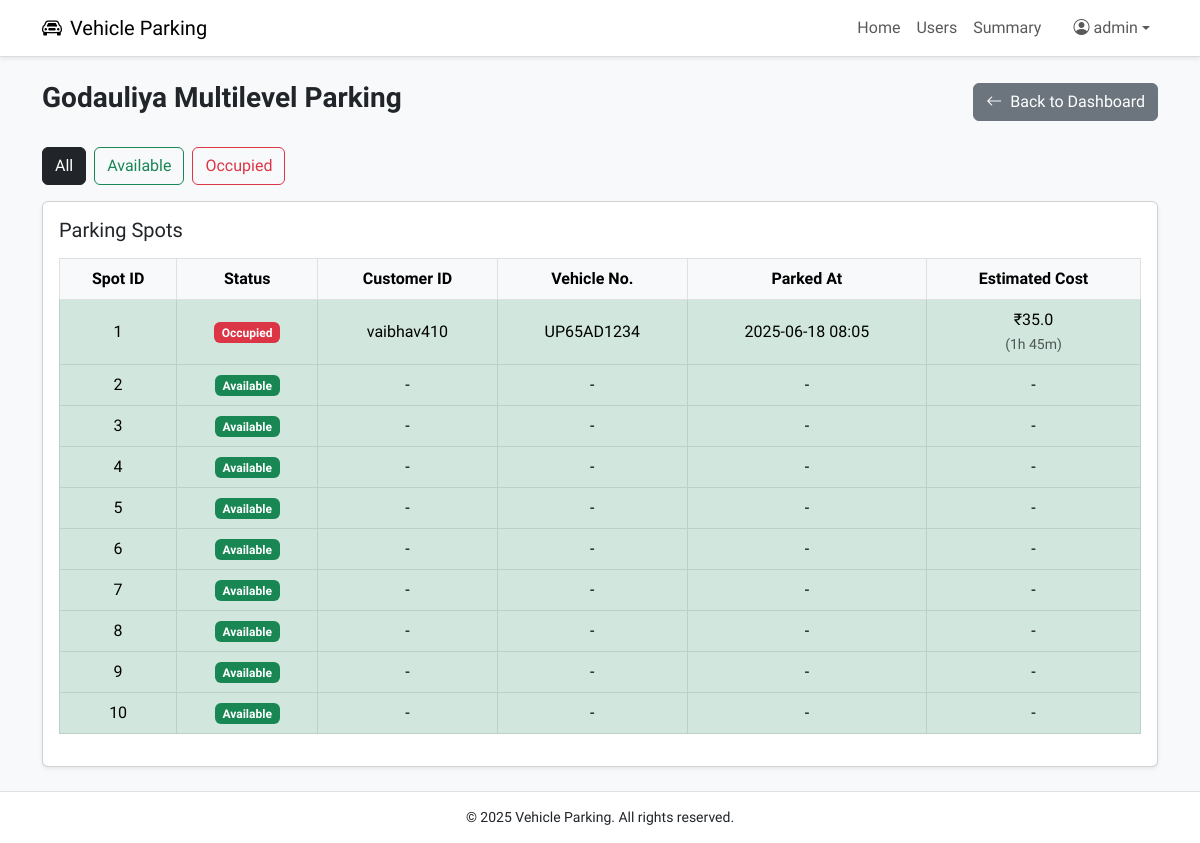
The page /admin/lots/2/spots (signed in) on the database its author committed.
### models.py (models this page shows, shortened)
class Admin(db.Model, UserMixin):
    __tablename__ = 'admin'
    id = db.Column(db.Integer, primary_key=True)
    username = db.Column(db.String(100), unique=True, nullable=False)
    password_hash = db.Column(db.String(200), nullable=False)
    role = db.Column(db.String(20), nullable=False, default='admin')
    created_at = db.Column(db.DateTime, default=datetime.utcnow)

class ParkingLot(db.Model):
    __tablename__ = 'parking_lot'
    id = db.Column(db.Integer, primary_key=True)
    city_id = db.Column(db.Integer, db.ForeignKey('city.id'), nullable=False)
    prime_location_name = db.Column(db.String(100), nullable=False)
    address = db.Column(db.String(200))
    pin_code = db.Column(db.String(10))
    price_per_hour = db.Column(db.Float, nullable=False)
    max_spots = db.Column(db.Integer, nullable=False)
    created_at = db.Column(db.DateTime, default=datetime.utcnow)
    spots = db.relationship('ParkingSpot', backref='lot', cascade='all, delete-orphan', lazy=True)

class ParkingSpot(db.Model):
    __tablename__ = 'parking_spot'
    id = db.Column(db.Integer, primary_key=True)
    lot_id = db.Column(db.Integer, db.ForeignKey('parking_lot.id', ondelete='CASCADE'), nullable=False)
    status = db.Column(db.String(1), default='A')  # A = Available, O = Occupied
    created_at = db.Column(db.DateTime, default=datetime.utcnow)
    reservation = db.relationship('Reservation', backref='spot', uselist=False)
    @property
    def is_occupied(self):
        return self.status == 'O'

class User(db.Model, UserMixin):
    __tablename__ = 'user'
    id = db.Column(db.Integer, primary_key=True)
    username = db.Column(db.String(100), unique=True, nullable=False)
    full_name = db.Column(db.String(100), nullable=False)
    email = db.Column(db.String(100), unique=True, nullable=False)
    password_hash = db.Column(db.String(200), nullable=False)
    address = db.Column(db.String(200))
    pin_code = db.Column(db.String(10))
    role = db.Column(db.String(20), nullable=False, default='user')
    created_at = db.Column(db.DateTime, default=datetime.utcnow)
    reservations = db.relationship('Reservation', backref='user', lazy=True)

class Reservation(db.Model):
    __tablename__ = 'reservation'
    id = db.Column(db.Integer, primary_key=True)
    spot_id = db.Column(db.Integer, db.ForeignKey('parking_spot.id'), nullable=False)
    user_id = db.Column(db.Integer, db.ForeignKey('user.id'), nullable=False)
    vehicle_number = db.Column(db.String(20), nullable=False)
    parking_timestamp = db.Column(db.DateTime, default=datetime.utcnow)
    leaving_timestamp = db.Column(db.DateTime)
    parking_cost = db.Column(db.Float)
    is_active = db.Column(db.Boolean, default=True)

### controllers/admin.py (the view)
@admin_bp.route('/lots/<int:lot_id>/spots')
@login_required
@admin_required
def view_lot(lot_id):
    lot = ParkingLot.query.get_or_404(lot_id)
    filter_type = request.args.get('filter')
    all_spots = ParkingSpot.query.filter_by(lot_id=lot.id).all()
    if filter_type == 'available':
        spots = [spot for spot in all_spots if not spot.reservation]
    elif filter_type == 'occupied':
        spots = [spot for spot in all_spots if spot.reservation]
    else:
        spots = all_spots
    now = datetime.utcnow()
    return render_template('admin/view_spots.html', lot=lot, spots=spots, now=now, filter=filter_type)

### app.py (called while the page is built)
@login_manager.user_loader
def load_user(user_id):
    user_type = session.get('user_type')
    if user_type == 'user':
        return User.query.get(int(user_id))
    elif user_type == 'admin':
        return Admin.query.get(int(user_id))
    return None

### templates/admin/view_spots.html (shortened to what this page needs)
{% extends 'base.html' %}
{% block content %}
<div class="container py-4">
    <div class="d-flex justify-content-between align-items-center mb-4">
        <h3 class="fw-bold">{{ lot.prime_location_name }}</h3>
        <a href="{{ url_for('admin.dashboard') }}" class="btn btn-secondary">
            <i class="bi bi-arrow-left me-1"></i> Back to Dashboard
        </a>
    </div>
    <div class="mb-3 d-flex flex-wrap gap-2">
        <a href="{{ url_for('admin.view_lot', lot_id=lot.id) }}"
            class="btn btn-outline-dark {% if not filter %}active{% endif %}">
            All
        </a>
        <a href="{{ url_for('admin.view_lot', lot_id=lot.id, filter='available') }}"
           class="btn btn-outline-success {% if filter == 'available' %}active{% endif %}">
            Available
        </a>
        <a href="{{ url_for('admin.view_lot', lot_id=lot.id, filter='occupied') }}"
            class="btn btn-outline-danger {% if filter == 'occupied' %}active{% endif %}">
            Occupied
        </a>
    </div>
    <div class="card shadow-sm">
        <div class="card-body">
            <h5 class="card-title mb-3">Parking Spots</h5>
            <div class="table-responsive">
                <table class="table table-bordered table-hover align-middle text-center">
                    <thead class="table-light">
                        <tr>
                            <th>Spot ID</th>
                            <th>Status</th>
                            <th>Customer ID</th>
                            <th>Vehicle No.</th>
                            <th>Parked At</th>
                            <th>Estimated Cost</th>
                        </tr>
                    </thead>
                    <tbody>
                        {% for spot in spots %}
                        <tr class="
                            {% if spot.is_reserved %}
                                {% if (now - spot.reservation.parking_timestamp).total_seconds() <= 600 %}
                                    table-warning
                                {% else %}
                                    table-danger
                                {% endif %}
                            {% else %}
                                table-success
                            {% endif %}
                        ">
                            <td>{{ spot.id }}</td>
                            <td>
                                {% if spot.is_occupied %}
                                    <span class="badge bg-danger">Occupied</span>
                                {% else %}
                                    <span class="badge bg-success">Available</span>
                                {% endif %}
                            </td>
                            <td>
                                {% if spot.reservation %}
                                    {{ spot.reservation.user.username }}
                                {% else %}
                                    -
                                {% endif %}
                            </td>
                            <td>
                                {% if spot.reservation %}
                                    {{ spot.reservation.vehicle_number }}
                                {% else %}
                                    -
                                {% endif %}
                            </td>
                            <td>
                                {% if spot.reservation %}
                                    {{ spot.reservation.parking_timestamp.strftime('%Y-%m-%d %H:%M') }}
                                {% else %}
                                    -
                                {% endif %}
                            </td>
                            <td>
                                {% if spot.reservation %}
                                    {% set total_seconds = (now - spot.reservation.parking_timestamp).total_seconds() %}
                                    {% set total_minutes = (total_seconds // 60) | int %}
                                    {% set hours = total_minutes // 60 %}
                                    {% set minutes = total_minutes % 60 %}
                                    {% if total_minutes <= 60 %}
                                        {% set cost = lot.price_per_hour %}
                                    {% else %}
                                        {% set per_min_cost = lot.price_per_hour / 60 %}
                                        {% set cost = (per_min_cost * total_minutes) | round(0, 'ceil') %}
                                    {% endif %}
                                    ₹{{ cost }}<br>
                                    <small class="text-muted">({{ hours }}h {{ minutes }}m)</small>
                                {% else %}
                                    -
                                {% endif %}
                            </td>
                        </tr>
                        {% endfor %}
                    </tbody>
                </table>
            </div>
        </div>
    </div>
</div>
{% endblock %}

### templates/base.html (shortened to what this page needs)
<!DOCTYPE html>
<html lang="en">
<head>
    <link href="https://cdn.jsdelivr.net/npm/bootstrap@5.3.0/dist/css/bootstrap.min.css" rel="stylesheet">
    <link href="https://cdnjs.cloudflare.com/ajax/libs/bootstrap-icons/1.11.1/font/bootstrap-icons.min.css" rel="stylesheet">
</head>
<body>
<nav class="navbar navbar-expand-lg navbar-light shadow-sm">
    <div class="container">
        <a class="navbar-brand" href="{% if session['user_type'] == 'admin' %}
        {{ url_for('admin.dashboard') }}
        {% elif session['user_type'] == 'admin' %}
            {{ url_for('user.dashboard') }}
        {% else %}
            {{ url_for('index') }}
        {% endif %}">
            <i class="bi bi-car-front me-2"></i>Vehicle Parking
        </a>
        <div class="collapse navbar-collapse justify-content-end" id="navbarNav">
            <ul class="navbar-nav">
                {% if current_user.is_authenticated %}
                    {% if session['user_type'] == 'admin' %}
                        <li class="nav-item"><a class="nav-link" href="{{ url_for('admin.dashboard') }}">Home</a></li>
                        <li class="nav-item"><a class="nav-link" href="{{ url_for('admin.view_users') }}">Users</a></li>
                        <li class="nav-item"><a class="nav-link" href="{{ url_for('admin.summary') }}">Summary</a></li>
                    {% else %}
                        <li class="nav-item"><a class="nav-link" href="{{ url_for('user.dashboard') }}">Home</a></li>
                        <a href="{{ url_for('user.my_reservations') }}" class="nav-link">My Reservations</a>
                        <li class="nav-item"><a class="nav-link" href="{{ url_for('user.summary') }}">Summary</a></li>
                    {% endif %}
                    <li class="nav-item dropdown ms-3">
                        <a class="nav-link dropdown-toggle d-flex align-items-center" href="#" role="button" data-bs-toggle="dropdown">
                            <i class="bi bi-person-circle me-1"></i> {{ current_user.full_name or current_user.username }}
                        </a>
                    </li>
                {% else %}
                    <li class="nav-item"><a class="nav-link" href="{{ url_for('auth.login') }}">Login</a></li>
                    <li class="nav-item"><a class="nav-link" href="{{ url_for('auth.register') }}">Register</a></li>
                {% endif %}
            </ul>
        </div>
    </div>
</nav>
<div class="position-fixed top-0 end-0 p-3" style="z-index: 1050;">
</div>
<div>
    {% block content %}
    {% endblock %}
</div>
<footer>
    <div class="container">
        <p class="mb-0">&copy; 2025 Vehicle Parking. All rights reserved.</p>
    </div>
</footer>
</body>
</html>

### templates/base.html (style rules this page uses)
body { font-family: 'Afacad',sans-serif; background-color: #f8f9fa; display: flex; flex-direction: column; min-height: 100vh; font-size: 16px; }
.navbar { background-color: #fff; border-bottom: 1px solid #ddd; }
footer { background-color: #fff; border-top: 1px solid #e1e1e1; padding: 15px 0; text-align: center; font-size: 14px; margin-top: auto; }

### rows shown on the page
Admin: username "admin"
ParkingLot: prime_location_name "Godauliya Multilevel Parking"
ParkingSpot: id "1", status "Occupied", reservation.user.username "vaibhav410", reservation.vehicle_number "UP65AD1234", reservation.parking_timestamp "2025-06-18 08:05", cost "35.0"
ParkingSpot: id "2", status "Available"
ParkingSpot: id "3", status "Available"
ParkingSpot: id "4", status "Available"
ParkingSpot: id "5", status "Available"
ParkingSpot: id "6", status "Available"
ParkingSpot: id "7", status "Available"
ParkingSpot: id "8", status "Available"
ParkingSpot: id "9", status "Available"
ParkingSpot: id "10", status "Available"
